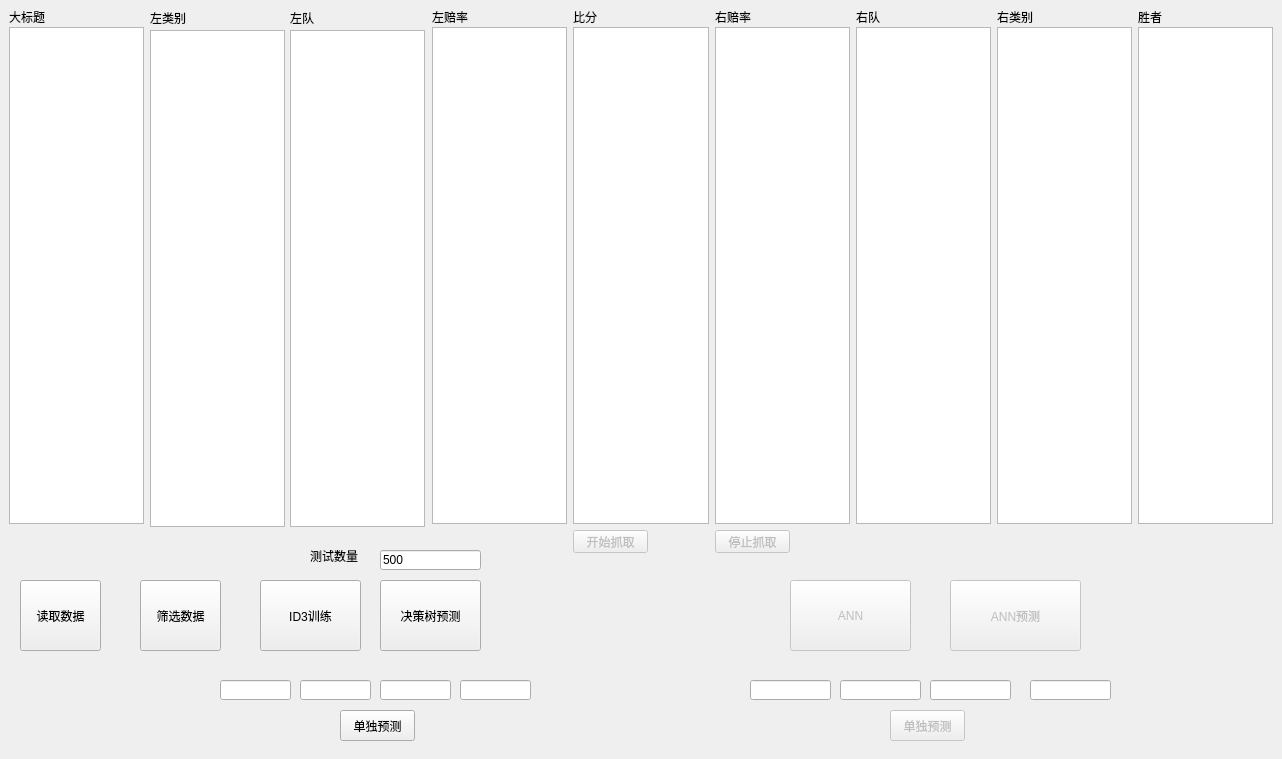
<?xml version="1.0" encoding="UTF-8"?>
<ui version="4.0">
 <class>Widget</class>
 <widget class="QWidget" name="Widget">
  <property name="geometry">
   <rect>
    <x>0</x>
    <y>0</y>
    <width>1282</width>
    <height>759</height>
   </rect>
  </property>
  <property name="windowTitle">
   <string>Widget</string>
  </property>
  <widget class="QLabel" name="qwe">
   <property name="geometry">
    <rect>
     <x>9</x>
     <y>9</y>
     <width>36</width>
     <height>16</height>
    </rect>
   </property>
   <property name="text">
    <string>大标题</string>
   </property>
  </widget>
  <widget class="QLabel" name="label">
   <property name="geometry">
    <rect>
     <x>290</x>
     <y>10</y>
     <width>24</width>
     <height>16</height>
    </rect>
   </property>
   <property name="text">
    <string>左队</string>
   </property>
  </widget>
  <widget class="QLabel" name="label_3">
   <property name="geometry">
    <rect>
     <x>150</x>
     <y>10</y>
     <width>36</width>
     <height>16</height>
    </rect>
   </property>
   <property name="text">
    <string>左类别</string>
   </property>
  </widget>
  <widget class="QLabel" name="label_6">
   <property name="geometry">
    <rect>
     <x>432</x>
     <y>9</y>
     <width>36</width>
     <height>16</height>
    </rect>
   </property>
   <property name="text">
    <string>左赔率</string>
   </property>
  </widget>
  <widget class="QLabel" name="label_2">
   <property name="geometry">
    <rect>
     <x>573</x>
     <y>9</y>
     <width>24</width>
     <height>16</height>
    </rect>
   </property>
   <property name="text">
    <string>比分</string>
   </property>
  </widget>
  <widget class="QLabel" name="label_7">
   <property name="geometry">
    <rect>
     <x>715</x>
     <y>9</y>
     <width>36</width>
     <height>16</height>
    </rect>
   </property>
   <property name="text">
    <string>右赔率</string>
   </property>
  </widget>
  <widget class="QLabel" name="label_4">
   <property name="geometry">
    <rect>
     <x>856</x>
     <y>9</y>
     <width>24</width>
     <height>16</height>
    </rect>
   </property>
   <property name="text">
    <string>右队</string>
   </property>
  </widget>
  <widget class="QLabel" name="label_5">
   <property name="geometry">
    <rect>
     <x>997</x>
     <y>9</y>
     <width>36</width>
     <height>16</height>
    </rect>
   </property>
   <property name="text">
    <string>右类别</string>
   </property>
  </widget>
  <widget class="QLabel" name="label_8">
   <property name="geometry">
    <rect>
     <x>1138</x>
     <y>9</y>
     <width>24</width>
     <height>16</height>
    </rect>
   </property>
   <property name="text">
    <string>胜者</string>
   </property>
  </widget>
  <widget class="QListWidget" name="Title">
   <property name="geometry">
    <rect>
     <x>9</x>
     <y>27</y>
     <width>135</width>
     <height>497</height>
    </rect>
   </property>
  </widget>
  <widget class="QListWidget" name="LTeam">
   <property name="geometry">
    <rect>
     <x>290</x>
     <y>30</y>
     <width>135</width>
     <height>497</height>
    </rect>
   </property>
  </widget>
  <widget class="QListWidget" name="LType">
   <property name="geometry">
    <rect>
     <x>150</x>
     <y>30</y>
     <width>135</width>
     <height>497</height>
    </rect>
   </property>
  </widget>
  <widget class="QListWidget" name="LOdd">
   <property name="geometry">
    <rect>
     <x>432</x>
     <y>27</y>
     <width>135</width>
     <height>497</height>
    </rect>
   </property>
  </widget>
  <widget class="QListWidget" name="Score">
   <property name="geometry">
    <rect>
     <x>573</x>
     <y>27</y>
     <width>136</width>
     <height>497</height>
    </rect>
   </property>
  </widget>
  <widget class="QListWidget" name="ROdd">
   <property name="geometry">
    <rect>
     <x>715</x>
     <y>27</y>
     <width>135</width>
     <height>497</height>
    </rect>
   </property>
  </widget>
  <widget class="QListWidget" name="RTeam">
   <property name="geometry">
    <rect>
     <x>856</x>
     <y>27</y>
     <width>135</width>
     <height>497</height>
    </rect>
   </property>
  </widget>
  <widget class="QListWidget" name="RType">
   <property name="geometry">
    <rect>
     <x>997</x>
     <y>27</y>
     <width>135</width>
     <height>497</height>
    </rect>
   </property>
  </widget>
  <widget class="QListWidget" name="Winner">
   <property name="geometry">
    <rect>
     <x>1138</x>
     <y>27</y>
     <width>135</width>
     <height>497</height>
    </rect>
   </property>
  </widget>
  <widget class="QPushButton" name="pushButton">
   <property name="enabled">
    <bool>false</bool>
   </property>
   <property name="geometry">
    <rect>
     <x>573</x>
     <y>530</y>
     <width>75</width>
     <height>23</height>
    </rect>
   </property>
   <property name="text">
    <string>开始抓取</string>
   </property>
  </widget>
  <widget class="QPushButton" name="pushButton_2">
   <property name="enabled">
    <bool>false</bool>
   </property>
   <property name="geometry">
    <rect>
     <x>715</x>
     <y>530</y>
     <width>75</width>
     <height>23</height>
    </rect>
   </property>
   <property name="text">
    <string>停止抓取</string>
   </property>
  </widget>
  <widget class="QPushButton" name="LoadButton">
   <property name="geometry">
    <rect>
     <x>20</x>
     <y>580</y>
     <width>81</width>
     <height>71</height>
    </rect>
   </property>
   <property name="text">
    <string>读取数据</string>
   </property>
  </widget>
  <widget class="QPushButton" name="fliteButton">
   <property name="geometry">
    <rect>
     <x>140</x>
     <y>580</y>
     <width>81</width>
     <height>71</height>
    </rect>
   </property>
   <property name="text">
    <string>筛选数据</string>
   </property>
  </widget>
  <widget class="QPushButton" name="ID3Button">
   <property name="geometry">
    <rect>
     <x>260</x>
     <y>580</y>
     <width>101</width>
     <height>71</height>
    </rect>
   </property>
   <property name="text">
    <string>ID3训练</string>
   </property>
  </widget>
  <widget class="QLineEdit" name="lineEdit">
   <property name="geometry">
    <rect>
     <x>220</x>
     <y>680</y>
     <width>71</width>
     <height>20</height>
    </rect>
   </property>
  </widget>
  <widget class="QLineEdit" name="lineEdit_2">
   <property name="geometry">
    <rect>
     <x>300</x>
     <y>680</y>
     <width>71</width>
     <height>20</height>
    </rect>
   </property>
  </widget>
  <widget class="QLineEdit" name="lineEdit_3">
   <property name="geometry">
    <rect>
     <x>380</x>
     <y>680</y>
     <width>71</width>
     <height>20</height>
    </rect>
   </property>
  </widget>
  <widget class="QLineEdit" name="lineEdit_4">
   <property name="geometry">
    <rect>
     <x>460</x>
     <y>680</y>
     <width>71</width>
     <height>20</height>
    </rect>
   </property>
  </widget>
  <widget class="QPushButton" name="YuceAllButton">
   <property name="geometry">
    <rect>
     <x>380</x>
     <y>580</y>
     <width>101</width>
     <height>71</height>
    </rect>
   </property>
   <property name="text">
    <string>决策树预测</string>
   </property>
  </widget>
  <widget class="QPushButton" name="YuceButton">
   <property name="geometry">
    <rect>
     <x>340</x>
     <y>710</y>
     <width>75</width>
     <height>31</height>
    </rect>
   </property>
   <property name="text">
    <string>单独预测</string>
   </property>
  </widget>
  <widget class="QPushButton" name="ANNButton">
   <property name="enabled">
    <bool>false</bool>
   </property>
   <property name="geometry">
    <rect>
     <x>790</x>
     <y>580</y>
     <width>121</width>
     <height>71</height>
    </rect>
   </property>
   <property name="text">
    <string>ANN</string>
   </property>
  </widget>
  <widget class="QPushButton" name="ANNYuceButton">
   <property name="enabled">
    <bool>false</bool>
   </property>
   <property name="geometry">
    <rect>
     <x>950</x>
     <y>580</y>
     <width>131</width>
     <height>71</height>
    </rect>
   </property>
   <property name="text">
    <string>ANN预测</string>
   </property>
  </widget>
  <widget class="QLineEdit" name="lineEdit_5">
   <property name="geometry">
    <rect>
     <x>750</x>
     <y>680</y>
     <width>81</width>
     <height>20</height>
    </rect>
   </property>
  </widget>
  <widget class="QLineEdit" name="lineEdit_6">
   <property name="geometry">
    <rect>
     <x>840</x>
     <y>680</y>
     <width>81</width>
     <height>20</height>
    </rect>
   </property>
  </widget>
  <widget class="QLineEdit" name="lineEdit_7">
   <property name="geometry">
    <rect>
     <x>930</x>
     <y>680</y>
     <width>81</width>
     <height>20</height>
    </rect>
   </property>
  </widget>
  <widget class="QLineEdit" name="lineEdit_8">
   <property name="geometry">
    <rect>
     <x>1030</x>
     <y>680</y>
     <width>81</width>
     <height>20</height>
    </rect>
   </property>
  </widget>
  <widget class="QPushButton" name="YuceANNButton">
   <property name="enabled">
    <bool>false</bool>
   </property>
   <property name="geometry">
    <rect>
     <x>890</x>
     <y>710</y>
     <width>75</width>
     <height>31</height>
    </rect>
   </property>
   <property name="text">
    <string>单独预测</string>
   </property>
  </widget>
  <widget class="QLineEdit" name="lineEdit_9">
   <property name="geometry">
    <rect>
     <x>380</x>
     <y>550</y>
     <width>101</width>
     <height>20</height>
    </rect>
   </property>
   <property name="text">
    <string>500</string>
   </property>
  </widget>
  <widget class="QLabel" name="label_9">
   <property name="geometry">
    <rect>
     <x>310</x>
     <y>550</y>
     <width>54</width>
     <height>12</height>
    </rect>
   </property>
   <property name="text">
    <string>测试数量</string>
   </property>
  </widget>
 </widget>
 <layoutdefault spacing="6" margin="11"/>
 <resources/>
 <connections/>
</ui>
